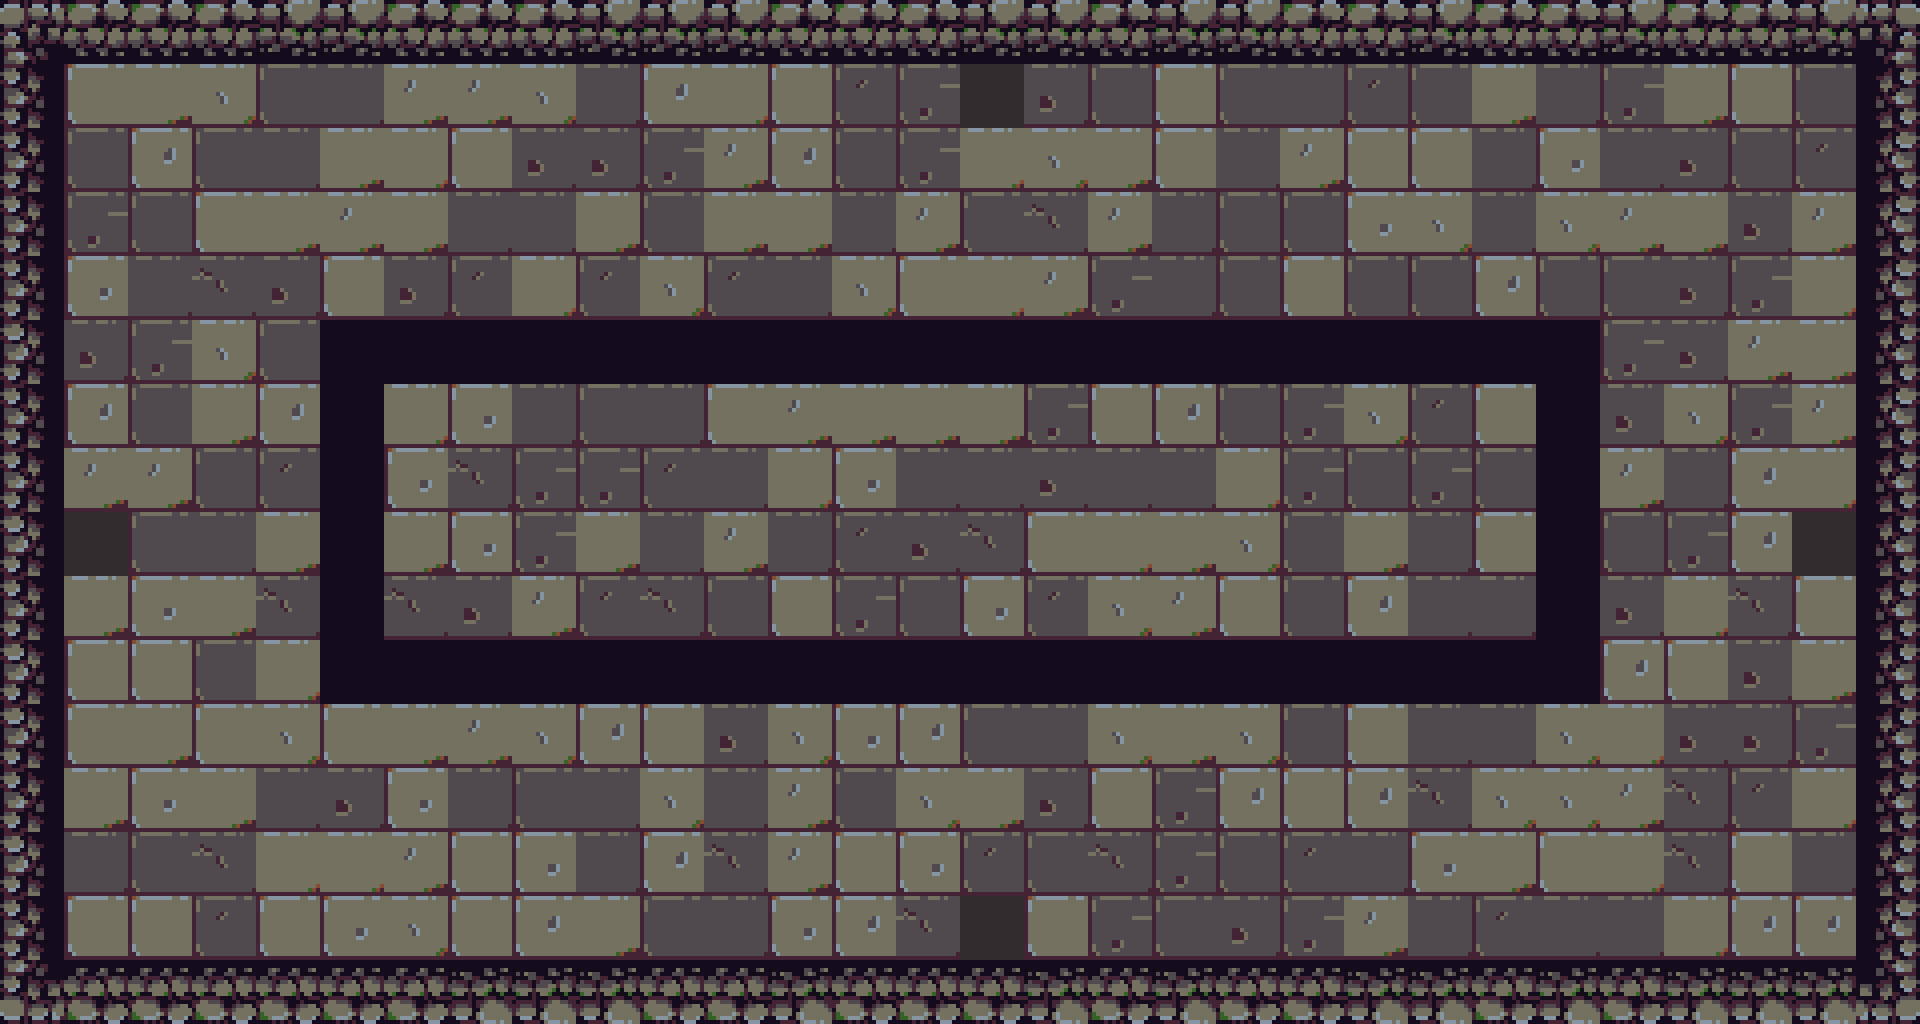

Tiled map render using the project's own tile images. Description and the whole map definition, tile-layer contents included, below:
An orthogonal 30x16 tile map with 64x64 px tiles, 1 tile layer (map), 3 tilesets and 8 objects.

<map version="1.10" tiledversion="1.11.2" orientation="orthogonal" renderorder="left-down" width="30" height="16" tilewidth="64" tileheight="64" infinite="0" nextlayerid="4" nextobjectid="32">
 <tileset firstgid="1" source="../tilesets/[64x64] Dungeon Bricks Shadow.tsx" />
 <tileset firstgid="57" source="../tilesets/[64x64] Dungeon Bricks Plain.tsx" />
 <tileset firstgid="113" source="../tilesets/tileset.tsx" />
 <layer id="1" name="map" width="30" height="16">
  <data encoding="csv">
255,256,256,256,257,257,256,256,256,257,257,257,256,256,256,257,257,256,257,257,256,256,257,256,256,257,256,256,257,258,
295,201,202,261,220,200,242,242,261,219,262,221,201,260,239,53,259,199,201,199,200,260,199,202,200,239,202,222,220,298,
295,220,262,199,200,202,221,201,259,259,239,242,262,199,239,221,261,202,222,200,242,201,201,219,241,219,259,220,260,278,
295,239,199,222,202,242,202,200,219,202,220,202,202,219,242,220,240,242,200,220,220,241,261,219,261,242,202,259,242,278,
295,241,219,240,259,222,259,260,221,260,261,260,200,261,222,221,242,239,200,199,201,199,199,262,199,199,259,239,221,278,
275,259,239,261,199,379,379,379,379,379,379,379,379,379,379,379,379,379,379,379,379,379,379,379,379,239,259,242,202,298,
295,262,199,202,262,379,221,241,219,220,219,222,242,202,202,202,239,201,262,199,239,261,260,222,379,259,261,239,242,278,
295,242,242,220,260,379,241,240,239,239,260,219,221,241,200,200,259,219,219,221,239,199,239,199,379,242,219,262,221,298,
275,53,199,200,202,379,202,241,239,202,200,242,219,260,259,240,222,221,202,261,220,202,200,222,379,199,239,262,53,298,
295,202,241,202,240,379,240,259,242,260,240,199,201,239,220,241,260,261,242,222,199,262,219,200,379,259,221,240,201,298,
275,201,222,199,221,379,379,379,379,379,379,379,379,379,379,379,379,379,379,379,379,379,379,379,379,262,201,259,202,298,
275,222,202,222,261,201,202,242,261,262,201,259,261,241,262,199,200,261,202,261,220,201,200,200,261,221,259,259,239,298,
295,202,241,202,200,259,241,200,220,200,261,200,242,220,261,202,259,222,239,262,201,262,240,261,261,242,240,260,221,298,
275,219,199,240,221,221,242,222,241,219,262,240,242,201,241,260,199,240,239,199,260,219,241,202,201,221,240,201,200,298,
295,201,201,260,222,241,261,201,262,202,199,219,241,262,240,53,201,239,199,259,239,242,219,260,219,200,221,262,262,278,
315,316,316,316,316,316,316,317,317,317,316,316,317,316,316,316,317,316,317,316,316,317,317,316,317,316,317,317,317,318
</data>
 </layer>
 <objectgroup id="2" name="collision" locked="1">
  <object id="2" x="0" y="0" width="1920" height="64">
   <properties>
    <property name="position" value="UP" />
   </properties>
  </object>
  <object id="3" x="1856" y="0" width="64" height="1024">
   <properties>
    <property name="position" value="RIGHT" />
   </properties>
  </object>
  <object id="4" x="0" y="960" width="1920" height="64">
   <properties>
    <property name="position" value="DOWN" />
   </properties>
  </object>
  <object id="10" x="0" y="0" width="64" height="1024">
   <properties>
    <property name="position" value="LEFT" />
   </properties>
  </object>
  <object id="26" x="326.434" y="640.733" width="1267.59" height="64.75">
   <properties>
    <property name="position" value="UP" />
   </properties>
  </object>
  <object id="29" x="324" y="320.364" width="1270.09" height="63.75">
   <properties>
    <property name="position" value="DOWN" />
   </properties>
  </object>
  <object id="30" x="320.182" y="324.227" width="63" height="378.636">
   <properties>
    <property name="position" value="RIGHT" />
   </properties>
  </object>
  <object id="31" x="1536.11" y="323.063" width="63.6364" height="380.5">
   <properties>
    <property name="position" value="LEFT" />
   </properties>
  </object>
 </objectgroup>
 <objectgroup id="3" name="door_collision" locked="1" />
</map>
